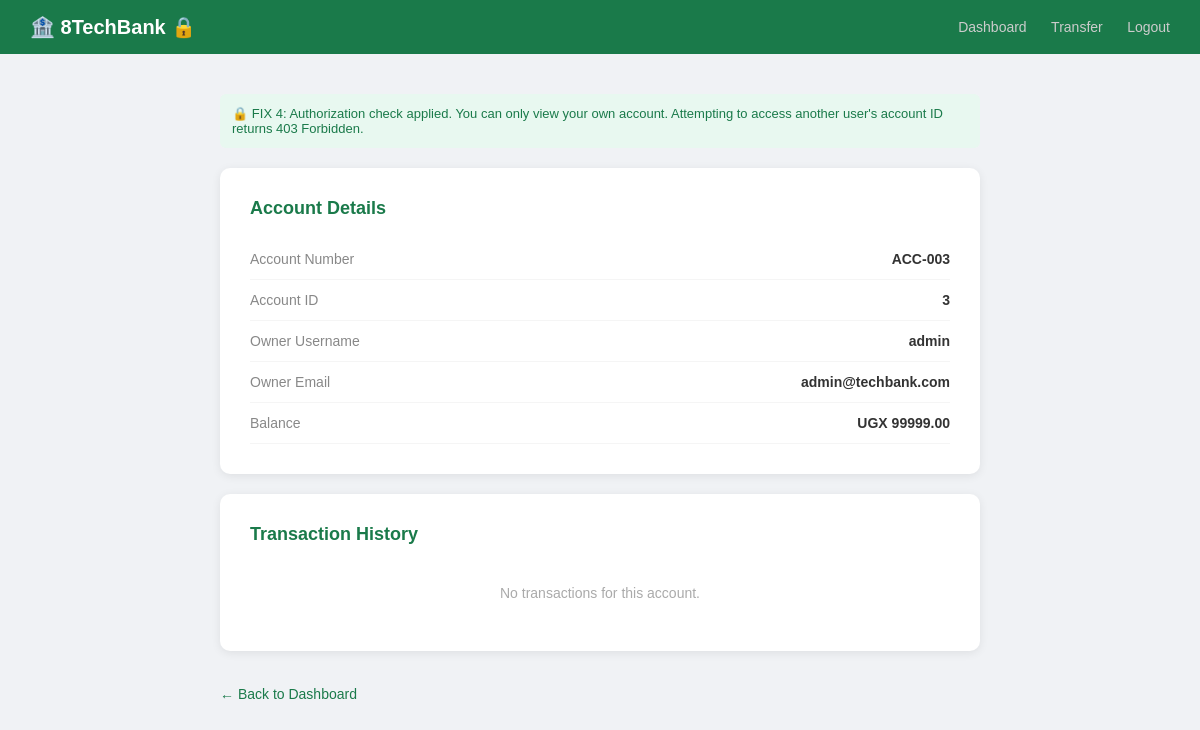
Screenshot of /account/3 (signed in) with the database file from the repository.
### tables this page shows
CREATE TABLE accounts (
            id INTEGER PRIMARY KEY AUTOINCREMENT,
            user_id INTEGER NOT NULL,
            account_number TEXT NOT NULL UNIQUE,
            balance REAL DEFAULT 0.0,
            FOREIGN KEY (user_id) REFERENCES users(id)
        );

CREATE TABLE users (
            id INTEGER PRIMARY KEY AUTOINCREMENT,
            username TEXT NOT NULL UNIQUE,
            password TEXT NOT NULL,
            role TEXT DEFAULT 'user',
            email TEXT
        );

### app.py (the view)
@app.route('/account/<int:account_id>')
@login_required
def view_account(account_id):
    db = get_db()
    account = db.execute(
        "SELECT * FROM accounts WHERE id=?", (account_id,)
    ).fetchone()
    if not account:
        abort(404)
    if account['user_id'] != session['user_id']:
        abort(403)  # Forbidden - IDOR exploit now blocked
    owner = db.execute(
        "SELECT username, email FROM users WHERE id=?", (account['user_id'],)
    ).fetchone()
    transactions = db.execute(
        "SELECT * FROM transactions WHERE from_acct=? OR to_acct=? ORDER BY timestamp DESC",
        (account_id, account_id)
    ).fetchall()
    return render_template('account.html', account=account,
                           owner=owner, transactions=transactions)

### app.py (called while the page is built)
def get_db():
    db = getattr(g, '_database', None)
    if db is None:
        db = g._database = sqlite3.connect(DATABASE)
        db.row_factory = sqlite3.Row
    return db

@app.teardown_appcontext
def close_connection(exception):
    db = getattr(g, '_database', None)
    if db is not None:
        db.close()

@app.after_request
def set_security_headers(response):
    response.headers['X-Content-Type-Options'] = 'nosniff'
    response.headers['X-Frame-Options'] = 'DENY'
    response.headers['Referrer-Policy'] = 'no-referrer'
    response.headers['Strict-Transport-Security'] = 'max-age=31536000; includeSubDomains'
    response.headers['Content-Security-Policy'] = (
        "default-src 'self'; "
        "script-src 'self'; "       # No inline scripts allowed
        "style-src 'self' 'unsafe-inline'; "
        "img-src 'self' data:;"
    )
    return response

def login_required(f):
    @wraps(f)
    def decorated(*args, **kwargs):
        if 'user_id' not in session:
            return redirect('/login')
        return f(*args, **kwargs)
    return decorated

### templates/account.html (shortened to what this page needs)
<!doctype html>
<html lang="en">
  <head>
  </head>
  <body>
    <nav>
      <h1>🏦 8TechBank 🔒</h1>
      <div>
        <a href="/dashboard">Dashboard</a>
        <a href="/transfer">Transfer</a>
        <a href="/logout">Logout</a>
      </div>
    </nav>
    <div class="container">
      <div class="fix-note">🔒 FIX 4: Authorization check applied. You can only view your own account. Attempting to access another user's account ID returns 403 Forbidden.</div>
      <div class="card">
        <h2>Account Details</h2>
        <div class="info-row"><span class="label">Account Number</span><span class="value">{{ account.account_number }}</span></div>
        <div class="info-row"><span class="label">Account ID</span><span class="value">{{ account.id }}</span></div>
        <div class="info-row"><span class="label">Owner Username</span><span class="value">{{ owner.username }}</span></div>
        <div class="info-row"><span class="label">Owner Email</span><span class="value">{{ owner.email }}</span></div>
        <div class="info-row"><span class="label">Balance</span><span class="value">UGX {{ "%.2f"|format(account.balance) }}</span></div>
      </div>
      <div class="card">
        <h2>Transaction History</h2>
        {% if transactions %}
        <table>
          <tr>
            <th>From</th>
            <th>To</th>
            <th>Amount (UGX)</th>
            <th>Note</th>
            <th>Date</th>
          </tr>
          {% for tx in transactions %}
          <tr>
            <td>{{ tx.from_acct }}</td>
            <td>{{ tx.to_acct }}</td>
            <td>{{ "%.2f"|format(tx.amount) }}</td>
            <td>{{ tx.note }}</td>
            <td>{{ tx.timestamp }}</td>
          </tr>
          {% endfor %}
        </table>
        {% else %}
        <p class="empty">No transactions for this account.</p>
        {% endif %}
      </div>
      <a href="/dashboard" class="back">← Back to Dashboard</a>
    </div>
  </body>
</html>

### templates/account.html (style rules this page uses)
* { margin: 0; padding: 0; box-sizing: border-box; }
body { font-family: Arial, sans-serif; background: #f0f2f5; }
nav { background: #1a7a4a; padding: 15px 30px; display: flex; justify-content: space-between; align-items: center; }
nav h1 { color: white; font-size: 20px; }
nav div a { color: #ccc; text-decoration: none; margin-left: 20px; font-size: 14px; }
.container { max-width: 800px; margin: 40px auto; padding: 0 20px; }
.card { background: white; padding: 30px; border-radius: 10px; box-shadow: 0 2px 10px rgba(0, 0, 0, 0.08); margin-bottom: 20px; }
.card h2 { color: #1a7a4a; margin-bottom: 20px; font-size: 18px; }
.info-row { display: flex; justify-content: space-between; padding: 12px 0; border-bottom: 1px solid #f5f5f5; font-size: 14px; }
.info-row .label { color: #888; }
.info-row .value { color: #333; font-weight: bold; }
.back { display: inline-block; margin-top: 15px; color: #1a7a4a; text-decoration: none; font-size: 14px; }
.fix-note { background: #e8f8f0; color: #1a7a4a; padding: 12px; border-radius: 6px; margin-bottom: 20px; font-size: 13px; }
.empty { color: #aaa; font-size: 14px; text-align: center; padding: 20px; }

### rows the page displays
accounts: account_number "ACC-003", id "3", balance "99999.00"
users: username "admin", email "admin@techbank.com"
